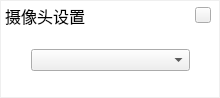
<?xml version="1.0" encoding="UTF-8"?>
<ui version="4.0">
 <class>UIVideoChange1v1</class>
 <widget class="QWidget" name="UIVideoChange1v1">
  <property name="geometry">
   <rect>
    <x>0</x>
    <y>0</y>
    <width>220</width>
    <height>98</height>
   </rect>
  </property>
  <property name="windowTitle">
   <string>UIVideoChange1v1</string>
  </property>
  <widget class="QLabel" name="label">
   <property name="geometry">
    <rect>
     <x>5</x>
     <y>5</y>
     <width>91</width>
     <height>21</height>
    </rect>
   </property>
   <property name="font">
    <font>
     <family>微软雅黑</family>
     <pointsize>12</pointsize>
    </font>
   </property>
   <property name="text">
    <string>摄像头设置</string>
   </property>
  </widget>
  <widget class="QPushButton" name="close_pushButton">
   <property name="geometry">
    <rect>
     <x>195</x>
     <y>7</y>
     <width>16</width>
     <height>16</height>
    </rect>
   </property>
   <property name="text">
    <string/>
   </property>
  </widget>
  <widget class="QWidget" name="verticalLayoutWidget">
   <property name="geometry">
    <rect>
     <x>20</x>
     <y>30</y>
     <width>181</width>
     <height>61</height>
    </rect>
   </property>
   <layout class="QVBoxLayout" name="verticalLayout">
    <item>
     <widget class="QComboBox" name="Video_comboBox"/>
    </item>
   </layout>
  </widget>
  <widget class="QLabel" name="label_2">
   <property name="geometry">
    <rect>
     <x>1</x>
     <y>1</y>
     <width>218</width>
     <height>96</height>
    </rect>
   </property>
   <property name="styleSheet">
    <string notr="true">background-color: rgb(255, 255, 255);</string>
   </property>
   <property name="text">
    <string/>
   </property>
  </widget>
  <widget class="QPushButton" name="pushButton">
   <property name="geometry">
    <rect>
     <x>1</x>
     <y>1</y>
     <width>219</width>
     <height>30</height>
    </rect>
   </property>
   <property name="styleSheet">
    <string notr="true">background-color: rgb(233, 233, 235);</string>
   </property>
   <property name="text">
    <string/>
   </property>
   <property name="flat">
    <bool>true</bool>
   </property>
  </widget>
  <zorder>label_2</zorder>
  <zorder>pushButton</zorder>
  <zorder>label</zorder>
  <zorder>close_pushButton</zorder>
  <zorder>verticalLayoutWidget</zorder>
 </widget>
 <layoutdefault spacing="6" margin="11"/>
 <resources/>
 <connections/>
</ui>
